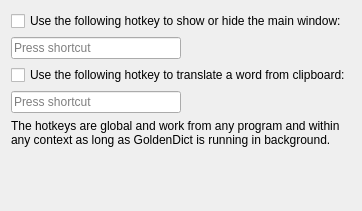
     <widget class="QWidget" name="tab_hotkey">
      <attribute name="icon">
       <iconset resource="../../resources.qrc">
        <normaloff>:/icons/hotkeys.svg</normaloff>:/icons/hotkeys.svg</iconset>
      </attribute>
      <attribute name="title">
       <string>Hotkeys</string>
      </attribute>
      <layout class="QVBoxLayout" name="verticalLayout_12">
       <item>
        <widget class="QCheckBox" name="enableMainWindowHotkey">
         <property name="text">
          <string>Use the following hotkey to show or hide the main window:</string>
         </property>
        </widget>
       </item>
       <item>
        <layout class="QHBoxLayout" name="horizontalLayout_7">
         <item>
          <widget class="QKeySequenceEdit" name="mainWindowHotkey"/>
         </item>
         <item>
          <spacer name="horizontalSpacer_2">
           <property name="orientation">
            <enum>Qt::Horizontal</enum>
           </property>
           <property name="sizeHint" stdset="0">
            <size>
             <width>40</width>
             <height>20</height>
            </size>
           </property>
          </spacer>
         </item>
        </layout>
       </item>
       <item>
        <widget class="QCheckBox" name="enableClipboardHotkey">
         <property name="text">
          <string>Use the following hotkey to translate a word from clipboard:</string>
         </property>
        </widget>
       </item>
       <item>
        <layout class="QHBoxLayout" name="horizontalLayout_8">
         <item>
          <widget class="QKeySequenceEdit" name="clipboardHotkey"/>
         </item>
         <item>
          <spacer name="horizontalSpacer_4">
           <property name="orientation">
            <enum>Qt::Horizontal</enum>
           </property>
           <property name="sizeHint" stdset="0">
            <size>
             <width>40</width>
             <height>20</height>
            </size>
           </property>
          </spacer>
         </item>
        </layout>
       </item>
       <item>
        <widget class="QLabel" name="label_8">
         <property name="text">
          <string>The hotkeys are global and work from any program and within any context as long as GoldenDict is running in background.</string>
         </property>
         <property name="wordWrap">
          <bool>true</bool>
         </property>
        </widget>
       </item>
       <item>
        <spacer name="verticalSpacer_12">
         <property name="orientation">
          <enum>Qt::Vertical</enum>
         </property>
         <property name="sizeHint" stdset="0">
          <size>
           <width>20</width>
           <height>53</height>
          </size>
         </property>
        </spacer>
       </item>
      </layout>
     </widget>
